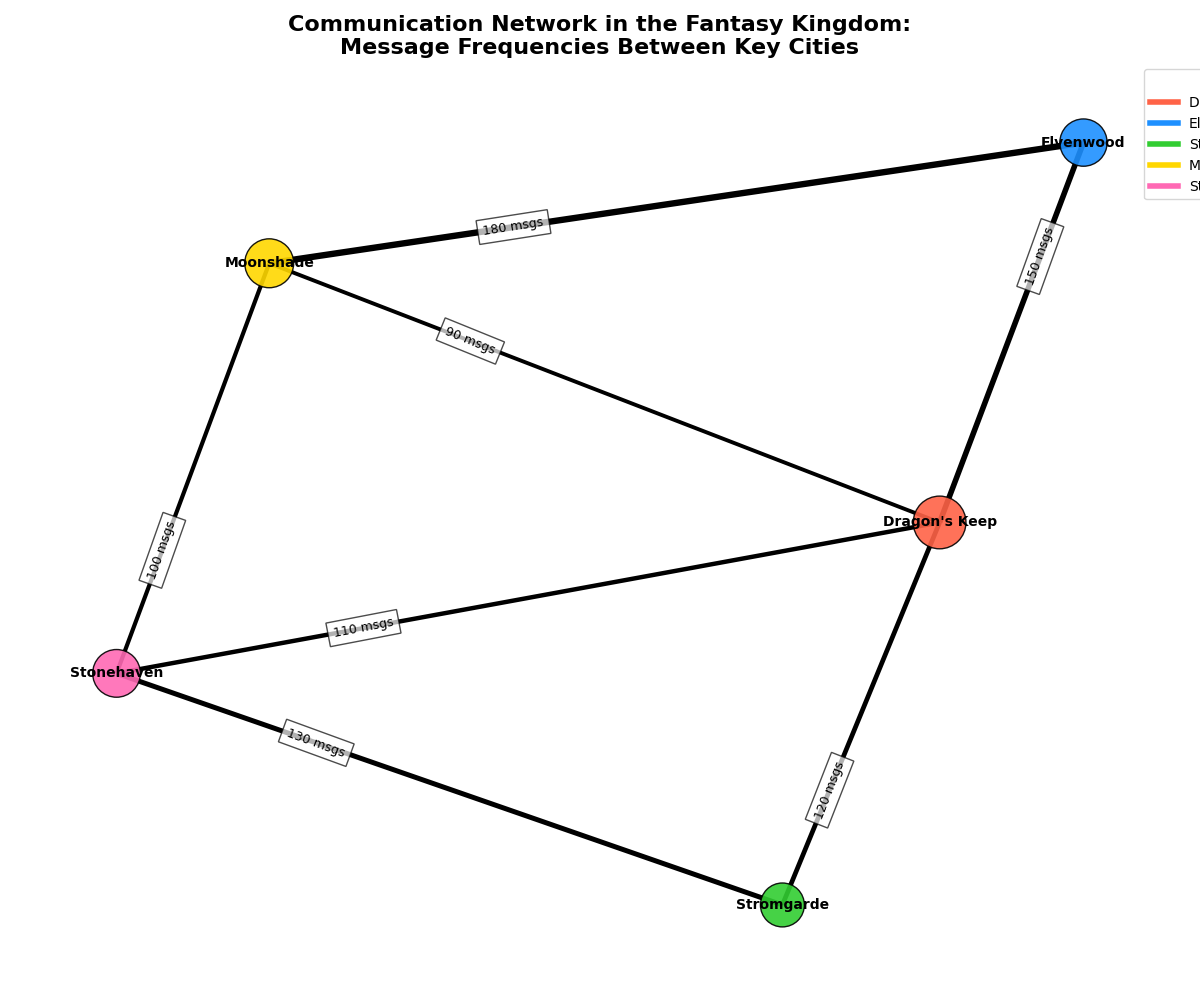

Source code (Python):
import matplotlib.pyplot as plt
import networkx as nx
import numpy as np

# Backstory: Mapping the Fantasy Kingdom's Communication Network
# Plotting a graph that visualizes the communication network between key cities in a fantasy kingdom.

# Define the names of cities
cities = ["Dragon's Keep", "Elvenwood", "Stromgarde", "Moonshade", "Stonehaven"]

# Define connections (undirected edges) with message frequencies (weights)
connections = [
    ("Dragon's Keep", "Elvenwood", 150),
    ("Dragon's Keep", "Stromgarde", 120),
    ("Elvenwood", "Moonshade", 180),
    ("Moonshade", "Stonehaven", 100),
    ("Stonehaven", "Stromgarde", 130),
    ("Stonehaven", "Dragon's Keep", 110),
    ("Moonshade", "Dragon's Keep", 90)
]

# Create an undirected graph
G = nx.Graph()
G.add_nodes_from(cities)

# Add edges with weights
for source, dest, frequency in connections:
    G.add_edge(source, dest, weight=frequency)

# Calculate total message frequency per city
message_frequencies = {city: sum(d['weight'] for u, v, d in G.edges(city, data=True)) for city in cities}

# Define node sizes based on total message frequency
node_sizes = [500 + message_frequencies[city] * 2 for city in cities]

# Define positions using a spring layout
pos = nx.spring_layout(G, k=0.5, seed=42)

# Extract weights for edge labels and widths
edge_labels = {(u, v): f'{d["weight"]} msgs' for u, v, d in G.edges(data=True)}
edge_widths = [1 + G[u][v]['weight'] / 50 for u, v in G.edges()]

# Define color maps for nodes and edges
node_colors = ['#FF6347', '#1E90FF', '#32CD32', '#FFD700', '#FF69B4']

# Draw the graph
plt.figure(figsize=(12, 10))
nx.draw_networkx_nodes(G, pos, node_size=node_sizes, node_color=node_colors, alpha=0.9, edgecolors='black')
nx.draw_networkx_edges(G, pos, edgelist=G.edges, edge_color='black', width=edge_widths)
nx.draw_networkx_labels(G, pos, font_size=10, font_weight='bold')

# Add edge labels
nx.draw_networkx_edge_labels(G, pos, edge_labels=edge_labels, font_size=9, label_pos=0.3, bbox=dict(facecolor='white', alpha=0.7))

# Title and layout adjustments
plt.title("Communication Network in the Fantasy Kingdom:\nMessage Frequencies Between Key Cities", fontsize=16, fontweight='bold')
plt.axis('off')
plt.tight_layout()

# Create a custom legend
legend_lines = [plt.Line2D([0], [0], color=node_colors[i], lw=4) for i in range(len(cities))]
plt.legend(legend_lines, cities, title="Cities", loc='upper right', bbox_to_anchor=(1.1, 1))

# Show the plot
plt.show()
